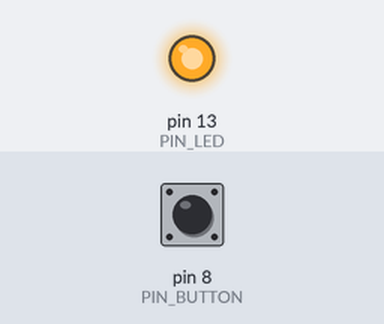
A sketch run on a simulated Arduino Uno, built with avr-gcc and run on an emulated ATmega328P. On the bench: output pins drawn as LEDs (lit = HIGH). The inputs (shaded band) are chosen by the test bench; at power-on: pin 8 (PIN_BUTTON) HIGH. What the sketch prints to the serial monitor is not drawn.

Above: at 1.2 s.
1.3 s: pin 8 (PIN_BUTTON) pulled LOW for 0.15 s
At 1.37 s:
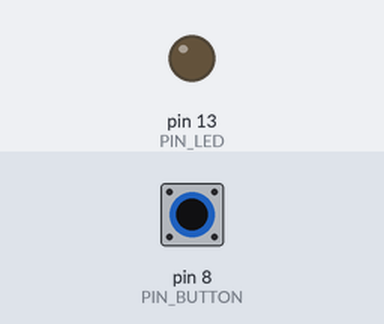
2.9 s: pin 8 (PIN_BUTTON) pulled LOW for 3.2 s
At 6.8 s:
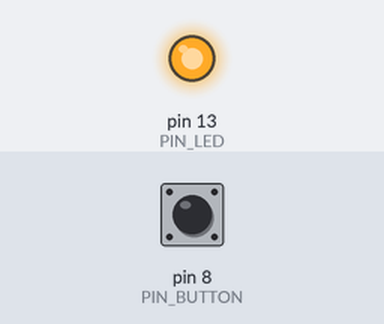
Timing chart, 0 to 8.3 s (numbered marks = the images above; inputs shaded):
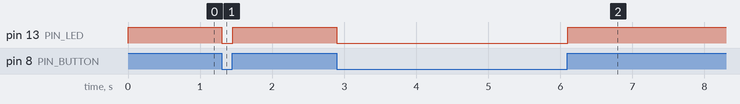

Measured:
- after the input at 1.3 s, pin 13 (PIN_LED): HIGH → LOW at once, → HIGH 0.15 s later
- after the input at 2.9 s, pin 13 (PIN_LED): HIGH → LOW at once, → HIGH 3.2 s later

The sketch:

sonic_theremin.ino
```cpp
#include <SoftwareSerial.h>
#include <math.h>

#define PIN_BUTTON      8    // BUTTON
#define PIN_BUZZER      9    // PIEZO buzzer
#define PIN_LED         13   // LED
#define PIN_HDUS007_RX  10   // RX from ultra-sonic distance sensor

// HDUS-007 ultra-sonic distance sensor
SoftwareSerial hdus007(10, 11); // RX, TX
int hdus007_getDistance(void);

unsigned int midi2freq(uint8_t m) // m is 0 ~ 127
{
  double t = pow(2, m / 12);
  unsigned int hz = 440 * t;

  // Human can hear 20Hz ~ 20kHz
  // this converter makes 8Hz ~ 12.5kHz

  return hz;
}

void setup()
{
  pinMode(PIN_LED, OUTPUT);
  digitalWrite(PIN_LED, HIGH);

  pinMode(PIN_BUTTON, INPUT);
  digitalWrite(PIN_BUTTON, HIGH);

  pinMode(PIN_BUZZER, OUTPUT);
  digitalWrite(PIN_BUZZER, LOW);

  // Open serial communications and wait for port to open:
  Serial.begin(9600);
  Serial.println("Goodnight moon!");

  // set the data rate for the SoftwareSerial port
  hdus007.begin(9600);
}

void loop() // run over and over
{
  if (digitalRead(PIN_BUTTON) == HIGH) {
    noTone(PIN_BUZZER);
    digitalWrite(PIN_LED, HIGH);
    delay(1);
    return;
  }

  digitalWrite(PIN_LED, LOW);
  // distance got 25 ~ 300mm
  int distance = hdus007_getDistance();
  if (distance > 0) {
    // human can hear 20 ~ 20,000Hz
    int pitch = map(distance, 20, 200, 120, 1500);
    tone(PIN_BUZZER, pitch);
  }
  delay(1);
}

int hdus007_getDistance(void)
{
  int distance = -1;
  if (hdus007.available() > 3 && hdus007.read() == 0xff) {
    byte distH = hdus007.read();
    byte distL = hdus007.read();
    byte checksum = (distH + distL + 0xff) & 0xff;
    if (hdus007.read() == checksum) {
      distance = (distH << 8) | distL;
    }
  }

  // HDUS-007 can measure 30mm ~ 2000mm
  if (distance > 0) {
    if (distance < 30) distance = 30;
    if (distance > 2000) distance = 2000;
  }

  return distance;
}
```
